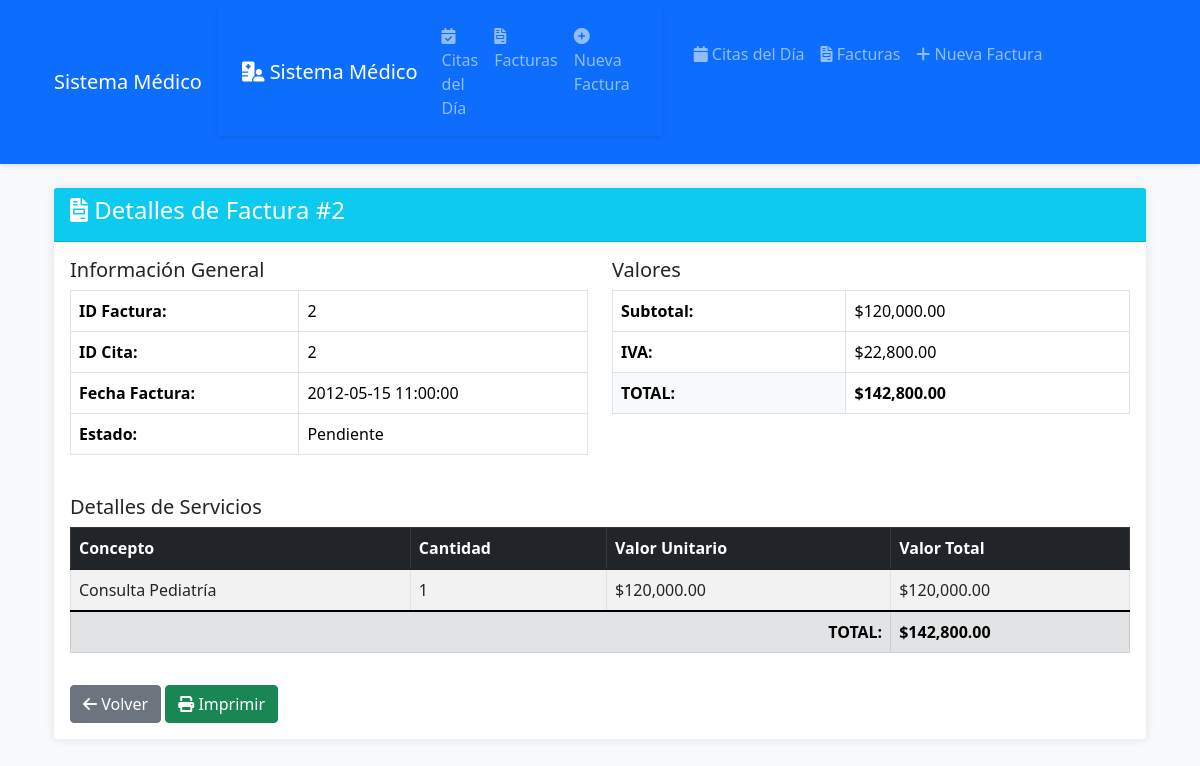
The page /index.php?controller=factura&action=detalles&id=2 on the database its author committed.
### tables this page shows
CREATE TABLE factura (
    id_factura INT PRIMARY KEY AUTO_INCREMENT,
    id_cita INT NOT NULL,
    fecha_factura DATETIME NOT NULL,
    subtotal DECIMAL(10,2) NOT NULL,
    iva DECIMAL(10,2) NOT NULL,
    total DECIMAL(10,2) NOT NULL,
    estado ENUM('Pendiente', 'Pagado', 'Anulado') DEFAULT 'Pendiente',
    FOREIGN KEY (id_cita) REFERENCES citas_medicas(id_cita) ON DELETE CASCADE
);

CREATE TABLE detalle_factura (
    id_detalle INT PRIMARY KEY AUTO_INCREMENT,
    id_factura INT NOT NULL,
    concepto VARCHAR(200) NOT NULL,
    cantidad INT NOT NULL,
    valor_unitario DECIMAL(10,2) NOT NULL,
    valor_total DECIMAL(10,2) NOT NULL,
    FOREIGN KEY (id_factura) REFERENCES factura(id_factura) ON DELETE CASCADE
);

### controllers/FacturaController.php (called while the page is built, shortened)
<?php
require_once 'models/Factura.php';
require_once 'models/DetalleFactura.php';
class FacturaController {
    private $facturaModel;
    private $detalleFacturaModel;
    public function __construct() {
        $this->facturaModel = new Factura();
        $this->detalleFacturaModel = new DetalleFactura();
    }
    public function detalles() {
        $id = $_GET['id'];
        $factura = $this->facturaModel->getById($id);
        $detalles = $this->detalleFacturaModel->getByFacturaId($id);
        require_once __DIR__ . '/../views/layouts/main.php';
        require_once __DIR__ . '/../views/facturas/detalles.php';
    }
}
?>

### models/Factura.php (called while the page is built, shortened)
<?php
require_once 'config/database.php';
class Factura {
    private $conn;
    private $table = "factura";
    public function __construct() {
        $database = new Database();
        $this->conn = $database->getConnection();
    }
    public function getById($id) {
        $query = "SELECT * FROM " . $this->table . " WHERE id_factura = :id";
        $stmt = $this->conn->prepare($query);
        $stmt->bindParam(':id', $id);
        $stmt->execute();
        return $stmt->fetch(PDO::FETCH_ASSOC);
    }
}
?>

### config/database.php (called while the page is built, shortened)
<?php
class Database {
    private $host = "localhost";
    private $db_name = "desarrollo";
    private $username = "root";
    private $password = "";
    public function getConnection() {
        $this->conn = null;
        try {
            $this->conn = new PDO("mysql:host=" . $this->host . ";dbname=" . $this->db_name,
                                  $this->username, $this->password);
            $this->conn->setAttribute(PDO::ATTR_ERRMODE, PDO::ERRMODE_EXCEPTION);
            $this->conn->exec("set names utf8");
        } catch(PDOException $e) {
            echo "Error de conexión: " . $e->getMessage();
        }
        return $this->conn;
    }
}
?>

### models/DetalleFactura.php (called while the page is built, shortened)
<?php
require_once 'config/database.php';
class DetalleFactura {
    private $conn;
    private $table = "detalle_factura";
    public function __construct() {
        $database = new Database();
        $this->conn = $database->getConnection();
    }
    public function getByFacturaId($id_factura) {
        $query = "SELECT * FROM " . $this->table . " WHERE id_factura = :id_factura";
        $stmt = $this->conn->prepare($query);
        $stmt->bindParam(':id_factura', $id_factura);
        $stmt->execute();
        return $stmt->fetchAll(PDO::FETCH_ASSOC);
    }
}
?>

### views/facturas/detalles.php (the view, shortened to what this page needs)
<div class="card">
    <div class="card-header bg-info text-white">
        <h4><i class="fas fa-file-invoice"></i> Detalles de Factura #<?php echo $factura['id_factura']; ?></h4>
    </div>
    <div class="card-body">
        <div class="row mb-4">
            <div class="col-md-6">
                <h5>Información General</h5>
                <table class="table table-bordered">
                    <tr><th>ID Factura:</th><td><?php echo $factura['id_factura']; ?></td></tr>
                    <tr><th>ID Cita:</th><td><?php echo $factura['id_cita']; ?></td></tr>
                    <tr><th>Fecha Factura:</th><td><?php echo $factura['fecha_factura']; ?></td></tr>
                    <tr><th>Estado:</th><td><?php echo $factura['estado']; ?></td></tr>
                </table>
            </div>
            <div class="col-md-6">
                <h5>Valores</h5>
                <table class="table table-bordered">
                    <tr><th>Subtotal:</th><td>$<?php echo number_format($factura['subtotal'], 2); ?></td></tr>
                    <tr><th>IVA:</th><td>$<?php echo number_format($factura['iva'], 2); ?></td></tr>
                    <tr><th class="bg-light">TOTAL:</th><td><strong>$<?php echo number_format($factura['total'], 2); ?></strong></td></tr>
                </table>
            </div>
        </div>
        <h5>Detalles de Servicios</h5>
        <div class="table-responsive">
            <table class="table table-bordered table-striped">
                <thead class="table-dark">
                    <tr><th>Concepto</th><th>Cantidad</th><th>Valor Unitario</th><th>Valor Total</th></tr>
                </thead>
                <tbody>
                    <?php foreach($detalles as $detalle): ?>
                    <tr>
                        <td><?php echo $detalle['concepto']; ?></td>
                        <td><?php echo $detalle['cantidad']; ?></td>
                        <td>$<?php echo number_format($detalle['valor_unitario'], 2); ?></td>
                        <td>$<?php echo number_format($detalle['valor_total'], 2); ?></td>
                    </tr>
                    <?php endforeach; ?>
                </tbody>
                <tfoot class="table-secondary">
                    <tr>
                        <th colspan="3" class="text-end">TOTAL:</th>
                        <th>$<?php echo number_format($factura['total'], 2); ?></th>
                    </tr>
                </tfoot>
            </table>
        </div>
        <div class="mt-3">
            <a href="index.php?controller=factura&action=index" class="btn btn-secondary">
                <i class="fas fa-arrow-left"></i> Volver
            </a>
            <button onclick="window.print();" class="btn btn-success">
                <i class="fas fa-print"></i> Imprimir
            </button>
        </div>
    </div>
</div>

### views/layouts/main.php (style rules this page uses)
body { background-color: #f8f9fa; padding-bottom: 60px; }
.card { box-shadow: 0 0 10px rgba(0,0,0,0.1); border: none; margin-bottom: 20px; }
.table-responsive { overflow-x: auto; }

### rows shown on the page
factura: id_factura "2", id_cita "2", fecha_factura "2012-05-15 11:00:00", estado "Pendiente", subtotal "120,000.00", iva "22,800.00", total "142,800.00"
detalle_factura: concepto "Consulta Pediatría", cantidad "1", valor_unitario "120,000.00", valor_total "120,000.00"
